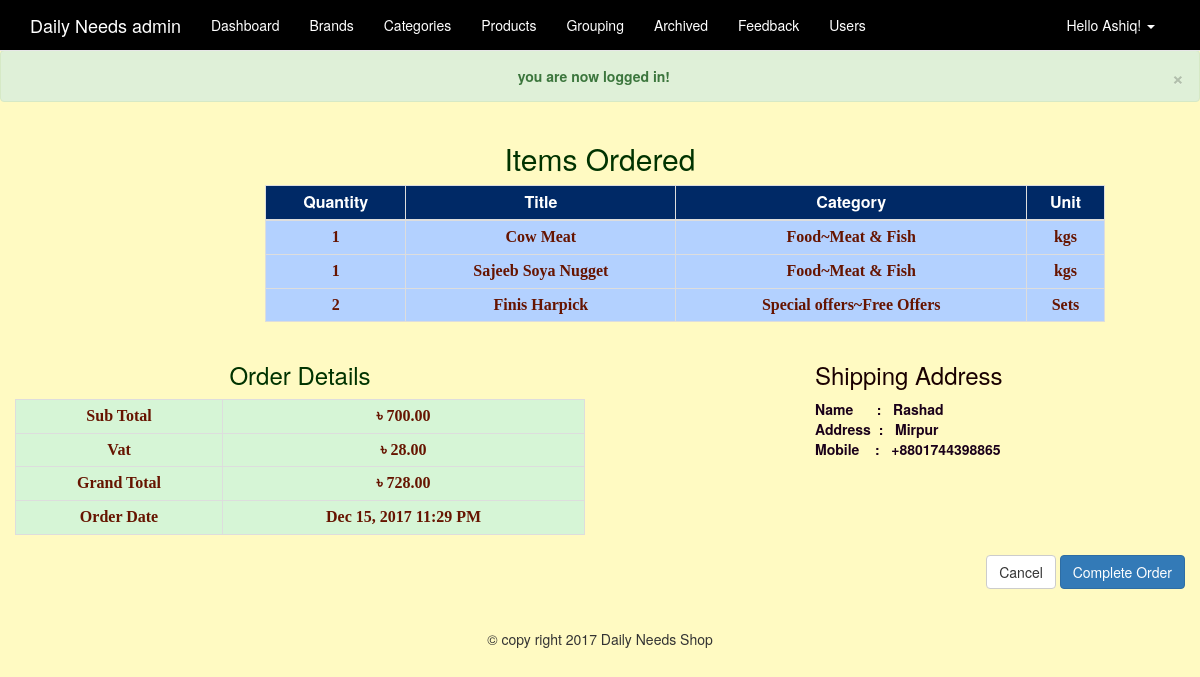
Page /admin/orders.php?txn_id=28 (signed in) on the committed database.
### tables this page shows
CREATE TABLE IF NOT EXISTS `products` (
  `id` int(11) NOT NULL,
  `title` varchar(255) NOT NULL,
  `price` decimal(10,2) NOT NULL,
  `list_price` decimal(10,2) NOT NULL,
  `brand` int(11) NOT NULL,
  `categories` varchar(255) NOT NULL,
  `image` varchar(255) NOT NULL,
  `description` text NOT NULL,
  `featured` tinyint(4) NOT NULL DEFAULT '0',
  `sizes` text NOT NULL,
  `deleted` tinyint(4) NOT NULL DEFAULT '0',
  `u_Amount` varchar(255) NOT NULL,
  `grouping` int(255) NOT NULL
);

CREATE TABLE IF NOT EXISTS `categories` (
  `id` int(11) NOT NULL,
  `category` varchar(255) NOT NULL,
  `parent` int(11) NOT NULL DEFAULT '0'
);

CREATE TABLE IF NOT EXISTS `user_transactions` (
  `id` int(11) NOT NULL,
  `charge_id` varchar(255) NOT NULL,
  `cart_id` int(11) NOT NULL,
  `full_name` varchar(255) NOT NULL,
  `email` varchar(175) NOT NULL,
  `mobile` varchar(255) NOT NULL,
  `address` text NOT NULL,
  `sub_total` decimal(10,2) NOT NULL,
  `tax` decimal(10,2) NOT NULL,
  `grand_total` decimal(10,2) NOT NULL,
  `description` text NOT NULL,
  `txn_type` varchar(255) NOT NULL,
  `txn_date` datetime NOT NULL DEFAULT CURRENT_TIMESTAMP
);

### helpers/helpers.php (called while the page is built, shortened)
<?php
function sanitize($dirty)
{
  return htmlentities($dirty,ENT_QUOTES,"UTF-8");
}
function money($number)
{
  return '৳ '.number_format($number,2);
}
function pretty_date($date){
  return date("M d, Y h:i A",strtotime($date));
}

### admin/orders.php (the view, shortened to what this page needs)
<?php
require_once '../core/init.php';
include 'includes/head.php';
include 'includes/navigation.php';
$txn_id = sanitize((int)$_GET['txn_id']);
$txnQuery = $db->query("SELECT * FROM user_transactions WHERE id = '{$txn_id}'");
$txn = mysqli_fetch_assoc($txnQuery);
$cart_id = $txn['cart_id'];
$cartQ = $db->query("SELECT * FROM cart WHERE id = '{$cart_id}'");
$cart  = mysqli_fetch_assoc($cartQ);
$items = json_decode($cart['items'],true);
$idArray = array();
$products = array();
foreach($items as $item){
	$idArray[] = $item['id'];
}
$ids = implode(',',$idArray);
$productQ = $db->query("SELECT i.id as 'id',i.title as 'title',c.id as 'cid',c.category as 'child',p.category as 'parent' FROM products i LEFT JOIN categories c on i.categories = c.id LEFT JOIN categories p ON c.parent = p.id WHERE i.id IN ({$ids})");
while($p = mysqli_fetch_assoc($productQ)){
	foreach($items as $item){
		if($item['id'] == $p['id']){
			$x = $item;
			continue;
		}
	}
	$products[] = array_merge($x,$p);
}
?>
<h2 class="text-center" style="color: #003300;">Items Ordered</h2>
<table class="table table-bordered table-condensed table-striped" id="dtable4">
		<thead>
			<th>Quantity</th>
			<th>Title</th>
			<th>Category</th>
			<th>Unit</th>
		</thead>
		<tbody>
			<?php foreach($products as $product): ?>
			<tr>
				<td><?php echo $product['quantity'];?></td>
				<td><?php echo $product['title'];?></td>
				<td><?php echo $product['parent'].'~'.$product['child'];?></td>
				<td><?php echo $product['size'];?></td>
			</tr>
		<?php endforeach;?>
		</tbody>
</table>
<div class="row">
	<div class="col-md-6">
		<h3 class="text-center" style="color: #003300;">Order Details</h3>
		<table class="table table-bordered table-condensed table-striped" id="dtable5">
			<tbody>
				<tr>
					<td>Sub Total</td>
					<td><?php echo money($txn['sub_total']);?></td>
				</tr>
				<tr>
					<td>Vat</td>
					<td><?php echo money($txn['tax']);?></td>
				</tr>
				<tr>
					<td>Grand Total</td>
					<td><?php echo money($txn['grand_total']);?></td>
				</tr>
				<tr>
					<td>Order Date</td>
					<td><?php echo pretty_date($txn['txn_date']);?></td>
				</tr>
			</tbody>
		</table>
	</div>
	<div class="col-md-2"></div>
	<div class="col-md-4">
		<h3 style="color: #1a0000;">Shipping Address</h3>
		<address>
		<b><span style="color: #1a001a;"><?php echo "Name &nbsp&nbsp&nbsp&nbsp&nbsp: &nbsp&nbsp".$txn['full_name'];?></span></b><br>
		<b><span style="color: #1a001a;"><?php echo "Address &nbsp: &nbsp&nbsp".$txn['address'];?></span></b><br>
		<b><span style="color: #1a001a;"><?php echo "Mobile &nbsp&nbsp&nbsp: &nbsp&nbsp".$txn['mobile'];?></span></b><br>
		</address>
	</div>
</div>
<div class="pull-right">
	<a href="index.php" class="btn btn-large btn-default">Cancel</a>
	<a href="orders.php?complete=1&cart_id=<?php echo $cart_id;?>" class="btn btn-large btn-primary">Complete Order</a>
</div>
<?php include 'includes/footer.php'; ?>

### css/style.css (style rules this page uses)
body { padding-top: 50px; background-color:#fffac2; }

### css/dashboard.css (style rules this page uses)
#dtable4 { margin-left: 250px; text-align: center; width: 840px; }
#dtable4 thead th { text-align: center; background-color: #002966; color: #ffffff; }
#dtable4 tbody tr td { color: #661400; text-align: center; background-color: #b3d1ff; font-family: consolas; font-weight: bold; font-size: 16px; }
#dtable5 { text-align: center; }
#dtable5 tbody tr td { color: #661400; text-align: center; background-color: #d6f5d6; font-family: consolas; font-weight: bold; font-size: 16px; }

### admin/includes/head.php (style rules this page uses)
body { background-color:#fffac2; }

### rows in the picture
products: quantity "1", title "Cow Meat", categories.category "Food", categories.category "Meat & Fish", size "kgs"
products: quantity "1", title "Sajeeb Soya Nugget", categories.category "Food", categories.category "Meat & Fish", size "kgs"
products: quantity "2", title "Finis Harpick", categories.category "Special offers", categories.category "Free Offers", size "Sets"
user_transactions: sub_total "৳ 700.00", tax "৳ 28.00", grand_total "৳ 728.00", txn_date "Dec 15, 2017 11:29 PM", full_name "Rashad", address "Mirpur", mobile "+8801744398865"

### other values in the picture
$_SESSION['success_flash'] "you are now logged in!"
$user_data['first'] "Ashiq"
